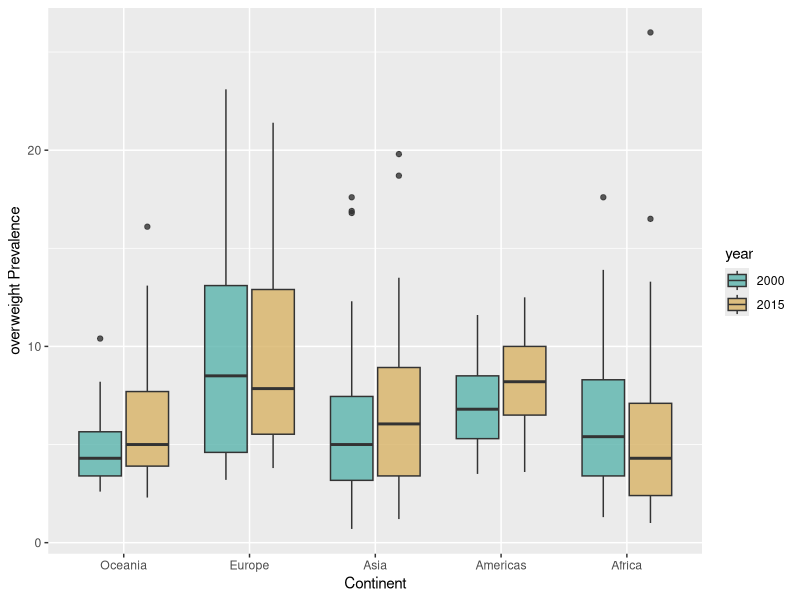
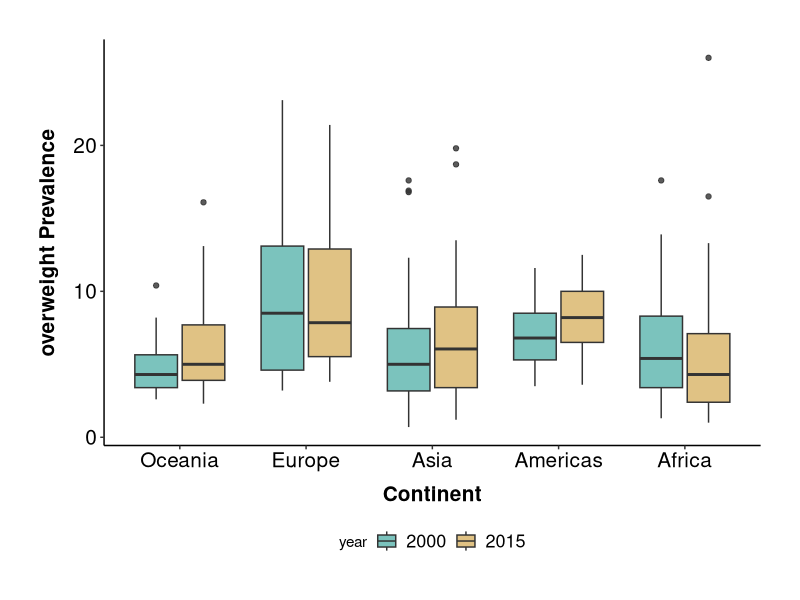

Reproduce these figures in R, in order.
library(tidyverse)

world_bank_countries <- read_csv("data/world_bank_countries.csv")


# Without an explicit theme -----------------------------------------------
world_bank_countries %>% 
  filter(year %in% c(2000, 2015)) %>% 
  mutate(
    year = year %>% as_factor,
    continent = continent %>% as_factor %>% 
      fct_relevel("Oceania", "Europe", "Asia", "Americas", "Africa")) %>%
  ggplot(aes(x = continent, 
             y = overweight,
             fill = year)) + 
  geom_boxplot(width = 0.75, 
               alpha = .8,
               position = position_dodge2(padding = 0.1)) +
  scale_fill_manual(values = c("#5ab4ac", "#d8b365")) +
  scale_y_continuous(name = "overweight Prevalence") +
  scale_x_discrete(name = "Continent")


# With an explicit theme --------------------------------------------------
world_bank_countries %>% 
  filter(year %in% c(2000, 2015)) %>% 
  mutate(
    year = year %>% as_factor,
    continent = continent %>% as_factor %>% 
      fct_relevel("Oceania", "Europe", "Asia", "Americas", "Africa")) %>%
  ggplot(aes(x = continent, 
             y = overweight,
             fill = year)) + 
  geom_boxplot(width = 0.75, 
               alpha = .8,
               position = position_dodge2(padding = 0.1)) +
  scale_fill_manual(values = c("#5ab4ac", "#d8b365")) +
  scale_y_continuous(name = "overweight Prevalence") +
  scale_x_discrete(name = "Continent") +
  theme(
    axis.title = element_text(size = 15, face = "bold"),
    axis.title.x = element_text(margin = margin(t = 10)),
    axis.title.y = element_text(margin = margin(r = 10)),
    axis.text = element_text(size = 15, color = "black"),
    legend.text = element_text(size = 13),
    panel.background = element_blank(),
    axis.line = element_line(color = "black"),
    legend.key = element_blank(),
    plot.margin = unit(rep(1, 4), "cm"),
    legend.position = "bottom"
  )
